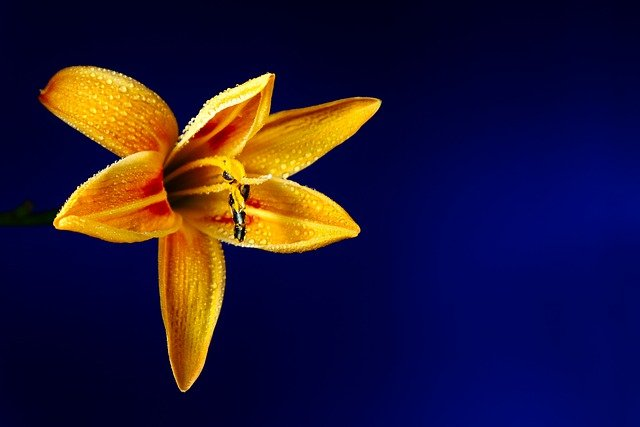
#> input picture images/lily.jpg, 640 x 427 px
$ jupyter execute Edge_Detect1.ipynb
#> lines starting #> are read from the running program, lines starting #| are printed output that depends on the picture; after the words box and inside, x2 and y2 are one past the last pixel; in counts of white or black regions, pixels touching at a corner belong together
## 영상처리

### 1. Sobel mask를 통한 edge 영상을 획득한 후 정제된 edge 출력

[cell 1]
import numpy as np
import matplotlib.pyplot as plt
from PIL import Image

[cell 2]
'''
Edge image를 얻는과정
1. 원본 이미지, 원본 흑백 이미지 가져오기
2. 노이즈를 제거하기 위해 Gaussian Filter를 적용
3. Gaussian Filter적용한 이미지에 Sobel Filter를 적용한다.
4. Sobel Filter적용한 이미지에 Non-Maximal Suppression을 적용한다.
5. Non-Maximal Suppression을 적용한 이미지에 Double Thresholding을 적용한다.
6. Double Threshloding을 적용한 이미지에 Hythesis 알고리즘을 적용한다.
'''
class EdgeDetect_SobelFilter:
    def __init__(self, sigma, Gaussian_filter_size, StrongThreshold, WeakThreshold):
        self.sobel_filter_x = np.array([
            [1.0, 0.0, -1.0],
            [2.0, 0.0, -2.0],
            [1.0, 0.0, -1.0]
        ]) # x축 방향 Sobel Filter
        self.sobel_filter_y = np.array([
            [1.0, 2.0, 1.0],
            [0.0, 0.0, 0.0],
            [-1.0, -2.0, -1.0]
        ]) # y축 방향 Sobel Filter
        self.sigma = sigma # Gaussian Filter의 sigma 값
        self.StrongThreshold = StrongThreshold # 강 엣지 검출을 위한 임계값
        self.WeakThreshold = WeakThreshold # 약 엣지 검출을 위한 임계값
        self.Gaussian_filter_size = Gaussian_filter_size # Gaussian Filter의 크기


    def ZeroPadding(self, image, padding_factor): # 필터 적용 시 이미지 크기가 작아지는 것을 방지하기 위한 Zero Padding
        padding_image = np.zeros((
            image.shape[0] + 2*padding_factor,
            image.shape[1] + 2*padding_factor
        ), dtype=np.uint8) # Padding한 이미지의 크기를 이미 영행렬로 지정한다.

        for row in range(image.shape[0]):
            for col in range(image.shape[1]):
                padding_image[row + padding_factor][col + padding_factor] = image[row][col] # padding된 이미지의 (1, 1)부터 원본 이미지 할당

        return padding_image


    def GaussianFilter2D(self): # Gaussian Filter 생성
        GaussianFilter = np.zeros((self.Gaussian_filter_size, self.Gaussian_filter_size)) # 생성할 Gaussian Filter 크기 만큼 영행렬 지정
        m = 0 # Gaussian Filter안 모든 값들을 더해서 나누기 위한 변수
        # Filter의 중앙에 가장 큰 값이 들어 올 수 있도록 한다.
        for row in range(-(self.Gaussian_filter_size // 2), (self.Gaussian_filter_size // 2) + 1):
            for col in range(-(self.Gaussian_filter_size // 2), (self.Gaussian_filter_size // 2) + 1):
                GaussianFilter[row + 1][col + 1] = (1 / (2 * np.pi * self.sigma**2)) * (np.exp(-(row**2 + col**2) / (2 * (self.sigma**2))))
                m += GaussianFilter[row + 1][col + 1]

        return GaussianFilter / m


    def ApplyGaussianFilter(self, image, stride): # Gaussian Filter 적용
        GaussianFilter = self.GaussianFilter2D() # Gaussian Filter 생성

        padding_factor = self.Gaussian_filter_size // 2 # filter 크기에 따른 Padding Factor

        padding_image = self.ZeroPadding(image, padding_factor) # Zero Padding 적용

        conv_height_size = int(((image.shape[0] + (2*padding_factor) - self.Gaussian_filter_size) / stride) + 1)
        conv_width_size = int(((image.shape[1] + (2*padding_factor) - self.Gaussian_filter_size) / stride) + 1)
        # 필터 적용 후 이미지의 놀이와 너비
        # 높이 = ((원본 이미지 높이 + 2*padding_factor) - Gaussian Filter 크기) / stride) + 1
        # 너비 = ((원본 이미지 너비 + 2*padding_factor) - Gaussian Filter 크기) / stride) + 1
        result_image = np.zeros((
            conv_height_size,
            conv_width_size
        ), dtype=np.uint8) # 필터 적용후 이미지 크기 영행렬로 지정

        for row in range(conv_height_size):
            for col in range(conv_width_size):
                G_img = np.sum(padding_image[
                    row:row + self.Gaussian_filter_size,
                    col:col + self.Gaussian_filter_size
                ] * GaussianFilter) # convolution 연산 진행 (필터 자체가 대칭이기 때문에 y축 반전을 하지 않아도 됨)

                result_image[row, col] = G_img # convolution 연산 값 할당

        return result_image


    def ApplySobelFilter(self, image, stride): # Sobel Filter 적용
        padding_factor = self.sobel_filter_x.shape[0] // 2 # filter 크기에 따른 Padding Factor

        conv_height_size = int(((image.shape[0] + (2*padding_factor) - self.sobel_filter_x.shape[0]) / stride) + 1)
        conv_width_size = int(((image.shape[1] + (2*padding_factor) - self.sobel_filter_x.shape[0]) / stride) + 1)
        # 필터 적용 후 이미지의 놀이와 너비
        # 높이 = ((원본 이미지 높이 + 2*padding_factor) - Gaussian Filter 크기) / stride) + 1
        # 너비 = ((원본 이미지 너비 + 2*padding_factor) - Gaussian Filter 크기) / stride) + 1
        padding_image = self.ZeroPadding(image, padding_factor) # Zero Padding 적용

        result_image = np.zeros((
            conv_height_size,
            conv_width_size
        ), dtype=np.uint8) # 필터 적용후 이미지 크기 영행렬로 지정

        result_EdgeNormal = np.zeros((
            conv_height_size,
            conv_width_size
        )) # Non-Maximal Suppression 적용을 위해 Edge의 방향을 알 수 있는 값을 할당할 행렬 지정

        for row in range(conv_height_size):
            for col in range(conv_width_size):
                img_x = np.sum(padding_image[
                    row:row + self.sobel_filter_x.shape[0],
                    col:col + self.sobel_filter_x.shape[0]
                ] * self.sobel_filter_x)
                img_y = np.sum(padding_image[
                    row:row + self.sobel_filter_y.shape[0],
                    col:col + self.sobel_filter_y.shape[0]
                ] * self.sobel_filter_y) # convolution 연산 진행

                EdgeMaginitude = np.sqrt(img_x**2 + img_y**2) # Edge 크기를 구한다.
                EdgeNormal = np.arctan2(img_x, img_y) # Edge의 방향을 알기 위한 값을 구한다.

                if EdgeMaginitude > 255:
                    EdgeMaginitude = 255 # 연산 결과 255보다 크면 255로 고정
                elif EdgeMaginitude < 0:
                    EdgeMaginitude = 0 # 연산 결과 0보다 작으면 0으로 고정

                result_image[row, col] = EdgeMaginitude # Edge 크기 할당
                result_EdgeNormal[row, col] = EdgeNormal # Edge normal값 할당

        return result_image, result_EdgeNormal


    def NonMaximalSuppresion(self, image, EdgeNormal):
        result_image = np.zeros((
            image.shape[0],
            image.shape[1]
        ), dtype=np.uint8) # NMS 적용 후 이미지 크기 영행렬로 지정

        EdgeNormal = EdgeNormal * 180 / np.pi # 라디안 값을 각도로 변환

        for row in range(EdgeNormal.shape[0]):
            for col in range(EdgeNormal.shape[1]):
                if EdgeNormal[row][col] < 0:
                    EdgeNormal[row][col] = EdgeNormal[row][col] + 180 # NMS 적용의 편의를 위해 음의 각도 값을 양의 각도 값으로 변환

        for row in range(1, image.shape[0] - 1):
            for col in range(1, image.shape[1] - 1):
                if (EdgeNormal[row][col] >= 0 and EdgeNormal[row][col] < 22.5) or (EdgeNormal[row][col] >= 157.5 and EdgeNormal[row][col] <= 180):
                    right_pixel = image[row][col + 1] # Edge Normal 값이 0<= Edge Normal < 22.5, 157.5 <= Edge Normal <= 180 이면 q에 값을 할당
                    left_pixel = image[row][col - 1] # Edge Normal 값이 0<= Edge Normal < 22.5, 157.5 <= Edge Normal <= 180 이면 r에 값을 할당
                elif EdgeNormal[row][col] >= 22.5 and EdgeNormal[row][col] < 67.5:
                    right_pixel = image[row - 1][col + 1] # Edge Normal 값이 22.5 <= Edge Normal < 67.5 이면 q에 값을 할당
                    left_pixel = image[row + 1][col - 1] # Edge Normal 값이 22.5 <= Edge Normal < 67.5 이면 r에 값을 할당
                elif EdgeNormal[row][col] >= 67.5 and EdgeNormal[row][col] < 112.5:
                    right_pixel = image[row + 1][col] # Edge Normal 값이 67.5 <= Edge Normal < 112.5 이면 q에 값을 할당
                    left_pixel = image[row - 1][col] # Edge Normal 값이 67.5 <= Edge Normal < 112.5 이면 r에 값을 할당
                elif EdgeNormal[row][col] >= 112.5 and EdgeNormal[row][col] < 157.5:
                    right_pixel = image[row + 1][col + 1] # Edge Normal 값이 112.5 <= Edge Normal < 157.5 이면 q에 값을 할당
                    left_pixel = image[row - 1][col - 1] # Edge Normal 값이 112.5 <= Edge Normal < 157.5 이면 r에 값을 할당

                if image[row][col] >= right_pixel and image[row][col] >= left_pixel:
                    result_image[row, col] = image[row][col] # 위 조건문에서 할당된 q, r값 보다 같거나 크면 현재 픽셀을 기준 8방향 중 가장 큰 픽셀 값을 가짐
                else:
                    result_image[row, col] = 0 # 아니면 0 -> Edge의 두께가 앏아짐

        return result_image


    def Double_Thresholding(self, image):
        result_image = np.zeros((
            image.shape[0],
            image.shape[1]
        ), dtype=np.uint8) # Double Thresholding 적용 후 이미지 크기 영행렬로 지정

        for row in range(image.shape[0]):
            for col in range(image.shape[1]):
                if image[row][col] >= self.StrongThreshold: # 픽셀 값이 강 엣지 임계값보다 크거나 같으면 255 할당
                    image[row][col] = 255
                    result_image[row, col] = image[row][col]
                elif image[row][col] >= self.WeakThreshold and image[row][col] <= self.StrongThreshold:
                    # 픽셀 값이 약 엣지 임계값보다 작거나 같거나 강 엣지 임계값보다 크거나 같으면 80할당
                    image[row][col] = 80
                    result_image[row, col] = image[row][col]
                else:
                    image[row][col] = 0 # 약 엣지보다 작은 픽셀 값은 0으로 할당
                    result_image[row, col] = image[row][col]

        return result_image


    def EdgeTracking_Hythesis(self, image):
        for row in range(1, image.shape[0]):
            for col in range(1, image.shape[1]):
                if image[row][col] == 80:
                    if (
                        image[row - 1][col - 1] == 255 or
                        image[row - 1][col] == 255 or
                        image[row - 1][col + 1] == 255 or
                        image[row][col - 1] == 255 or
                        image[row][col + 1] == 255 or
                        image[row + 1][col - 1] == 255 or
                        image[row + 1][col] == 255 or
                        image[row + 1][col + 1] == 255
                    ): # 픽셀 주변 8방향의 이웃된 픽셀 중 강 엣지에 헤당되는 픽셀이 있는지 탐색 => 있으면 강 엣지 값을 준다.
                        image[row][col] = 255
                    else: # 주변 픽셀 중 강 엣지에 해당되는 픽셀이 없음 => 제거
                        image[row, col] = 0

        return image


    def Detection_and_ImagePlot(self, image):
        plt.figure(figsize=(20, 10))
        plt.subplot(2, 3, 1)
        plt.title('Original image')
        plt.imshow(image, cmap='gray')
        plt.axis('off') # 원본 이미지 plot

        Gaussian_filtered_image = self.ApplyGaussianFilter(image, 1)
        plt.subplot(2, 3, 2)
        plt.title('Gaussian filtered image')
        plt.imshow(Gaussian_filtered_image, cmap='gray')
        plt.axis('off') # Gaussian Filter 적용 이미지 plot

        filtered_image, EdgeNormal = self.ApplySobelFilter(Gaussian_filtered_image, 1)
        plt.subplot(2, 3, 3)
        plt.title('Sobel filtered image')
        plt.imshow(filtered_image, cmap='gray')
        plt.axis('off') # Soble Filter 적용 이미지 plot

        NMS_image = self.NonMaximalSuppresion(filtered_image, EdgeNormal)
        plt.subplot(2, 3, 4)
        plt.title('Apply NMS to filtered image')
        plt.imshow(NMS_image, cmap='gray')
        plt.axis('off') # NMS 적용 이미지 plot

        DoubleThresholding_image = self.Double_Thresholding(NMS_image)
        plt.subplot(2, 3, 5)
        plt.title('Double Thresholding image')
        plt.imshow(DoubleThresholding_image, cmap='gray')
        plt.axis('off') # Double Thresholding 적용 이미지 plot

        Final_result_image = self.EdgeTracking_Hythesis(DoubleThresholding_image)
        plt.subplot(2, 3, 6)
        plt.title('Final result image')
        plt.imshow(Final_result_image, cmap='gray')
        plt.axis('off') # Hythesis 알고리즘 적용한 이미지 plot
        plt.show()

        return Final_result_image

[cell 3]
# 이미지 불러오기
try:
    original_gray_image1 = np.array(Image.open('./images/lily.jpg').convert('L')) # 이미지1 (Gray scale)
    original_color_image1 = np.array(Image.open('./images/lily.jpg')) # 이미지1 (Color)
#> original_color_image1 is the input picture: shape (427, 640, 3); mean R, G, B 36.4, 25.1, 55.8
    original_gray_image2 = np.array(Image.open('./images/flower.jpg').convert('L')) # 이미지2 (Gray scale)
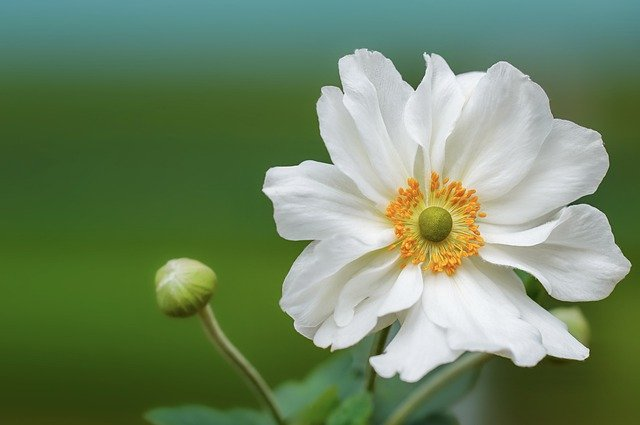
#> input picture images/flower.jpg, 640 x 425 px
    original_color_image2 = np.array(Image.open('./images/flower.jpg')) # 이미지2 (Color)
#> original_color_image2 is the input picture: shape (425, 640, 3); mean R, G, B 110.6, 133.6, 98.3
    print('이미지를 불러왔습니다.')
    print('→ 이미지1 shape:', original_gray_image1.shape)
#| → 이미지1 shape: (427, 640)
    print('→ 이미지2 shape:', original_gray_image2.shape)
#| → 이미지2 shape: (425, 640)
    plt.figure(figsize=(20, 15))
    plt.subplot(2, 2, 1)
    plt.title('Gray Lily Image')
    plt.imshow(original_gray_image1, cmap='gray')
    plt.axis('off')
    plt.subplot(2, 2, 2)
    plt.title('Color Lily Image')
    plt.imshow(original_color_image1)
    plt.axis('off')
    plt.subplot(2, 2, 3)
    plt.title('Gray Flower Image')
    plt.imshow(original_gray_image2, cmap='gray')
    plt.axis('off')
    plt.subplot(2, 2, 4)
    plt.title('Color Flower Image')
    plt.imshow(original_color_image2)
    plt.axis('off')
    plt.show()
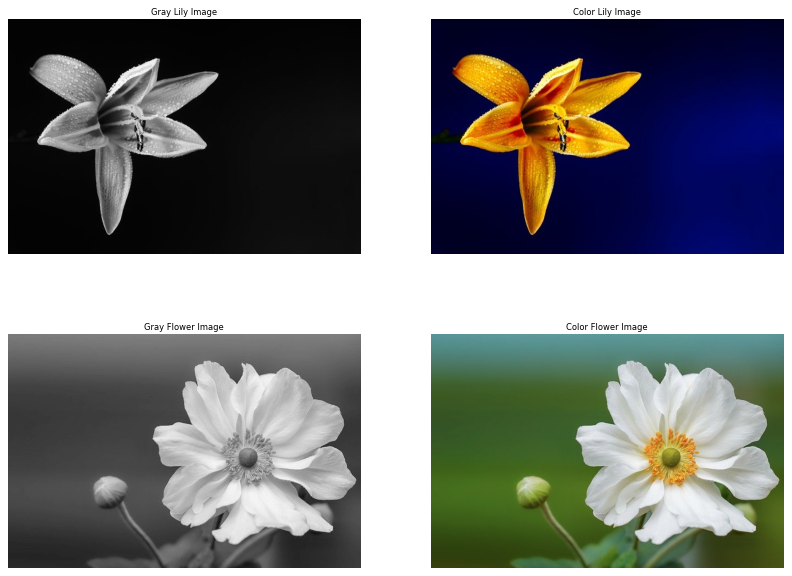
#> figure drawn by matplotlib, 4 panels
except Exception as err:
    print(str(err))

[cell 4]
Edge_detect_image1 = EdgeDetect_SobelFilter(sigma=0.5, Gaussian_filter_size=3, StrongThreshold=200, WeakThreshold=150)

[cell 5]
Final_result_image1 = Edge_detect_image1.Detection_and_ImagePlot(original_gray_image1)
#> after the loop in ApplySobelFilter, `for row in range(conv_height_size):`:
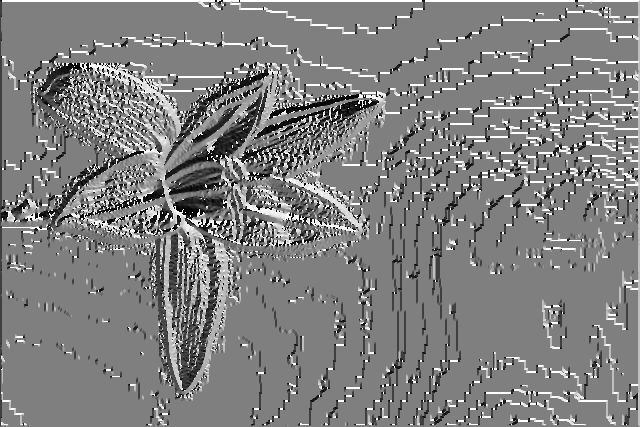
#> result_EdgeNormal: shape (427, 640) float64; min -3.14, max 3.14, mean 0.0235; drawn with min black and max white
#> after the loop in NonMaximalSuppresion, `for row in range(EdgeNormal.shape[0]):`:
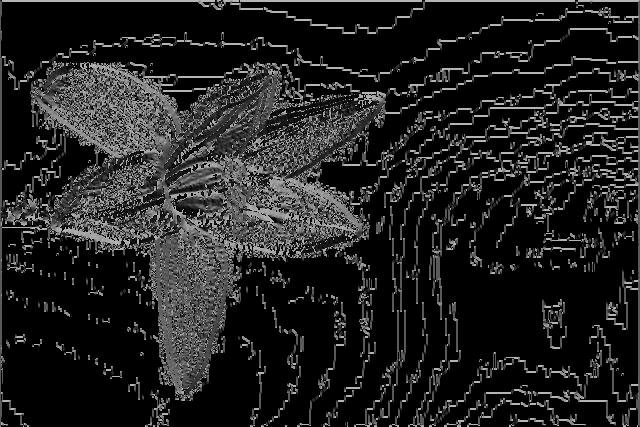
#> EdgeNormal: shape (427, 640) float64; min 0, max 180, mean 33
#> after the loop in EdgeTracking_Hythesis, `for row in range(1, image.shape[0]):`: image: shape (427, 640); 1.9% white in thin lines or dots, all inside (x1, y1, x2, y2) = (39, 64, 383, 393)

[cell 6]
Edge_detect_image2 = EdgeDetect_SobelFilter(sigma=0.001, Gaussian_filter_size=3 ,StrongThreshold=180, WeakThreshold=160)

[cell 7]
Final_result_image2 = Edge_detect_image1.Detection_and_ImagePlot(original_gray_image2)
#> call 3 of ZeroPadding, with padding_factor = 1
#> after the loop in ZeroPadding (call 3), `for row in range(image.shape[0]):`:
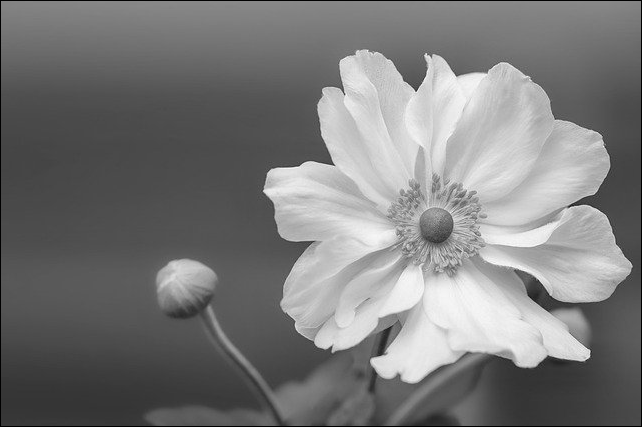
#> padding_image: shape (427, 642); min 0, max 254, mean 121.8
#> call 2 of ApplySobelFilter, with stride = 1
#> after the loop in ApplySobelFilter (call 2), `for row in range(conv_height_size):`:
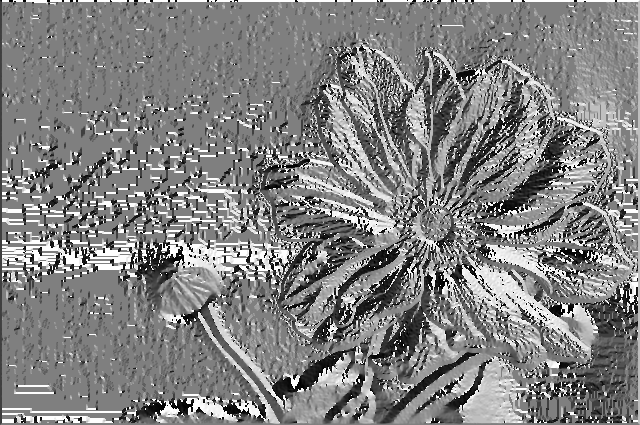
#> result_EdgeNormal: shape (425, 640) float64; min -3.14, max 3.14, mean 0.0622; drawn with min black and max white
#> after the loop in NonMaximalSuppresion (call 2), `for row in range(EdgeNormal.shape[0]):`:
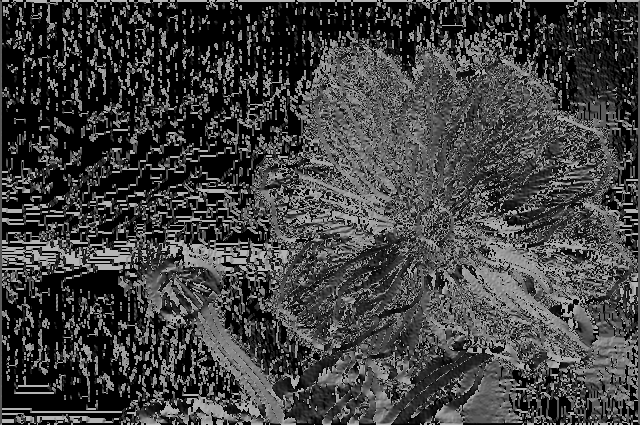
#> EdgeNormal: shape (425, 640) float64; min 0, max 180, mean 65.3
#> after the loop in Double_Thresholding (call 2), `for row in range(image.shape[0]):`:
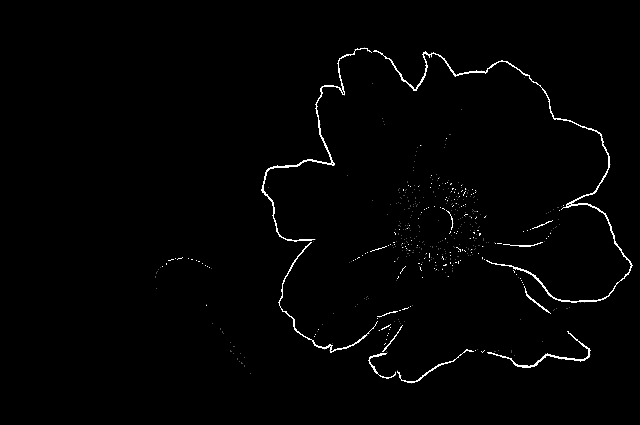
#> image: shape (425, 640); min 0, max 255, mean 3.2
#> after the loop in EdgeTracking_Hythesis (call 2), `for row in range(1, image.shape[0]):`: image: shape (425, 640); 1.2% white in thin lines or dots, all inside (x1, y1, x2, y2) = (162, 47, 633, 384)

### 2. 획득한 Edge 영상에 대해 Boundary tracing를 수행하여 오브젝트 경계 검출

[cell 8]
'''
Boundary Tracing 과정
1. 획득한 Edge 영상에서 255값을 가지는 픽셀들의 위치를 리스트에 append
2. 1.에서 얻은 위치 정보를 활용해, 그 위치에 녹색 값을 줘서 Boundary tracing를 진행
'''
class BoundaryTracing:
    def __init__(self, original_image, Edge_image):
        self.original_image = original_image # 원본 color 이미지
        self.Edge_image = Edge_image # 획득한 Edge 이미지


    def Tracing_and_ImagePlot(self):
        Edge_detect_index = [] # 획득한 Edge 영상에서 255값을 가지는 픽셀들의 위치를 담기위한 리스트
        result_image = np.zeros((
            self.original_image.shape[0],
            self.original_image.shape[1],
            self.original_image.shape[2]
        ), dtype=np.uint8) # boundary tracing 적용 후 이미지 크기 영행렬로 지정

        for row in range(self.Edge_image.shape[0]):
            for col in range(self.Edge_image.shape[1]):
                if self.Edge_image[row][col] == 255:
                    Edge_detect_index.append([row, col]) # 획득한 Edge 영상에서 255값을 가지는 픽셀들의 위치 append

        for row in range(result_image.shape[0]):
            for col in range(result_image.shape[1]):
                for channel in range(result_image.shape[2]):
                    result_image[row, col, channel] = self.original_image[row][col][channel] # 원본 이미지를 결과 이미지 영행렬에 할당

        for index in Edge_detect_index: # Edge 위치 정보를 뽑아서 Green 채널에만 255값을 할당해 물체의 경계가 초록색으로 강조되도록 할당
            result_image[index[0], index[1], 0] = 0
            result_image[index[0], index[1], 1] = 255
            result_image[index[0], index[1], 2] = 0
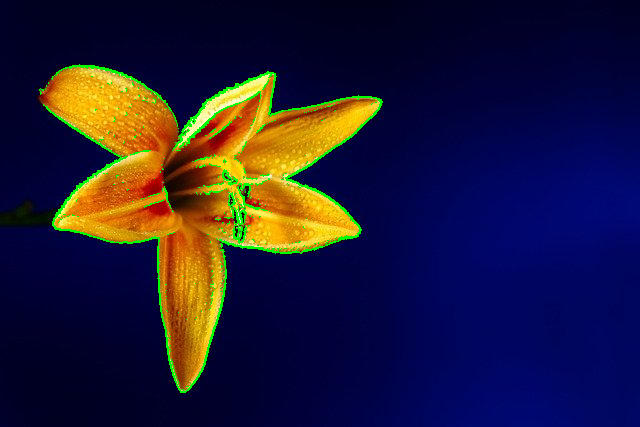
#> result_image: shape (427, 640, 3); 1.9% of pixels changed, all inside (x1, y1, x2, y2) = (39, 64, 383, 393)

        plt.figure(figsize=(10, 20))
        plt.title('Boundary Tracing Image') # Boundary tracing 이미지 plot
        plt.imshow(result_image)
        plt.axis('off')
        plt.show()

        return result_image

[cell 9]
Boundary_Tracing1 = BoundaryTracing(original_color_image1, Final_result_image1)

[cell 10]
Boundary_Tracing_image1 = Boundary_Tracing1.Tracing_and_ImagePlot()

[cell 11]
Boundary_Tracing2 = BoundaryTracing(original_color_image2, Final_result_image2)

[cell 12]
Boundary_Tracing_image2 = Boundary_Tracing2.Tracing_and_ImagePlot()
#> after the loop in Tracing_and_ImagePlot (call 2), `for index in Edge_detect_index:`:
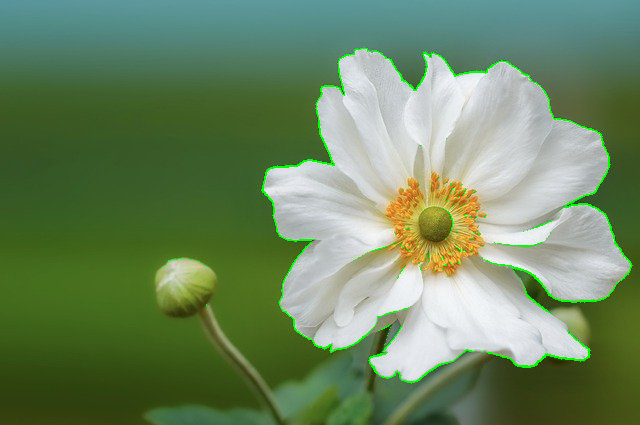
#> result_image: shape (425, 640, 3); 1.24% of pixels changed, all inside (x1, y1, x2, y2) = (162, 47, 633, 384)
